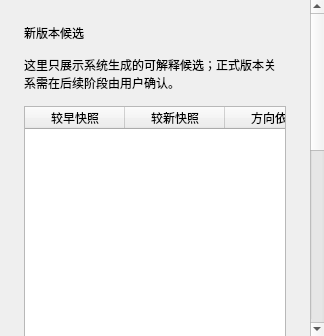
<?xml version="1.0" encoding="UTF-8"?>
<ui version="4.0">
 <class>VersionCandidatesPage</class>
 <widget class="QWidget" name="versionCandidatesPage">
  <layout class="QVBoxLayout" name="versionCandidatesRootVerticalLayout">
   <property name="leftMargin"><number>0</number></property><property name="topMargin"><number>0</number></property><property name="rightMargin"><number>0</number></property><property name="bottomMargin"><number>0</number></property>
   <item>
    <widget class="QScrollArea" name="versionCandidatesScrollArea">
     <property name="widgetResizable"><bool>true</bool></property>
     <property name="horizontalScrollBarPolicy"><enum>Qt::ScrollBarAlwaysOff</enum></property>
     <property name="verticalScrollBarPolicy"><enum>Qt::ScrollBarAsNeeded</enum></property>
     <property name="frameShape"><enum>QFrame::NoFrame</enum></property>
     <widget class="QWidget" name="versionCandidatesContentWidget">
      <property name="minimumSize"><size><width>0</width><height>760</height></size></property>
      <layout class="QVBoxLayout" name="versionCandidatesContentVerticalLayout">
       <property name="leftMargin"><number>24</number></property><property name="topMargin"><number>24</number></property><property name="rightMargin"><number>24</number></property><property name="bottomMargin"><number>24</number></property><property name="spacing"><number>14</number></property>
       <item><widget class="QLabel" name="pageTitleLabel"><property name="text"><string>新版本候选</string></property></widget></item>
       <item><widget class="QLabel" name="candidateHelpLabel"><property name="text"><string>这里只展示系统生成的可解释候选；正式版本关系需在后续阶段由用户确认。</string></property><property name="wordWrap"><bool>true</bool></property></widget></item>
       <item>
        <widget class="QTableWidget" name="versionCandidatesTable">
         <property name="minimumSize"><size><width>0</width><height>300</height></size></property>
         <property name="editTriggers"><set>QAbstractItemView::NoEditTriggers</set></property>
         <property name="selectionBehavior"><enum>QAbstractItemView::SelectRows</enum></property>
         <property name="selectionMode"><enum>QAbstractItemView::SingleSelection</enum></property>
         <property name="columnCount"><number>7</number></property>
         <column><property name="text"><string>较早快照</string></property></column>
         <column><property name="text"><string>较新快照</string></property></column>
         <column><property name="text"><string>方向依据</string></property></column>
         <column><property name="text"><string>规则</string></property></column>
         <column><property name="text"><string>状态</string></property></column>
         <column><property name="text"><string>检测修订</string></property></column>
         <column><property name="text"><string>查看状态</string></property></column>
        </widget>
       </item>
       <item><widget class="QTextBrowser" name="candidateDetailText"><property name="minimumSize"><size><width>0</width><height>220</height></size></property><property name="openExternalLinks"><bool>false</bool></property><property name="readOnly"><bool>true</bool></property></widget></item>
       <item><spacer name="versionCandidatesVerticalSpacer"><property name="orientation"><enum>Qt::Vertical</enum></property><property name="sizeHint" stdset="0"><size><width>20</width><height>80</height></size></property></spacer></item>
      </layout>
     </widget>
    </widget>
   </item>
  </layout>
 </widget>
 <resources/><connections/>
</ui>
